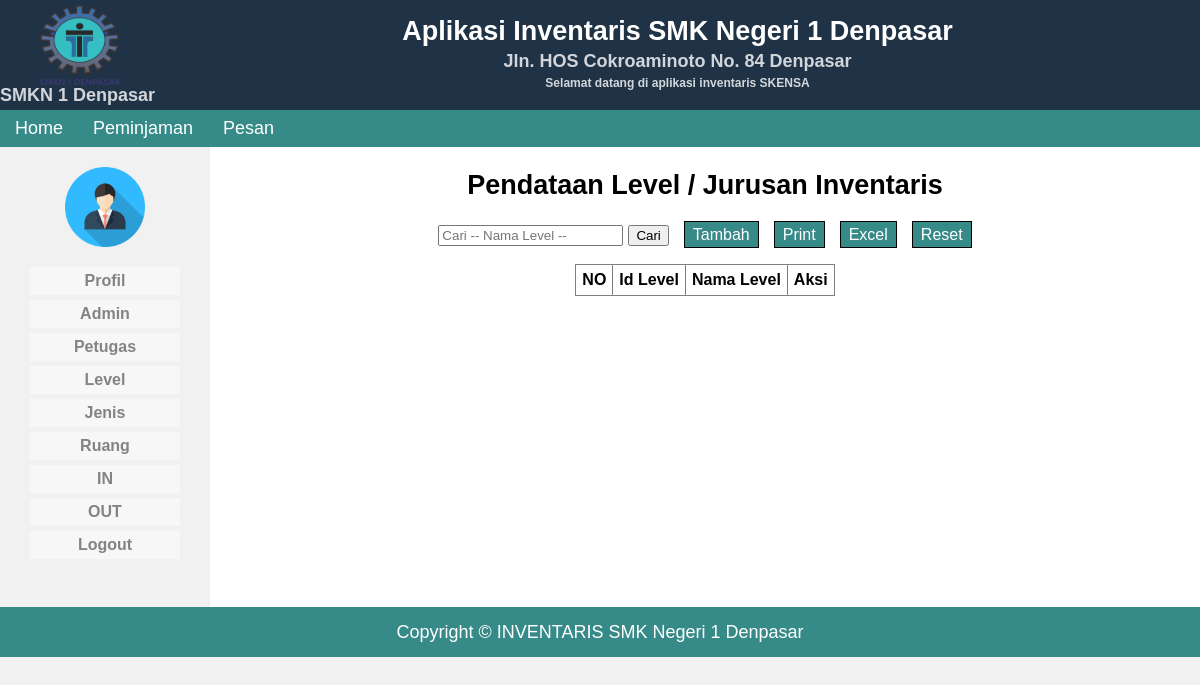
The app's page /admin/home.php?tampil=level, older data.
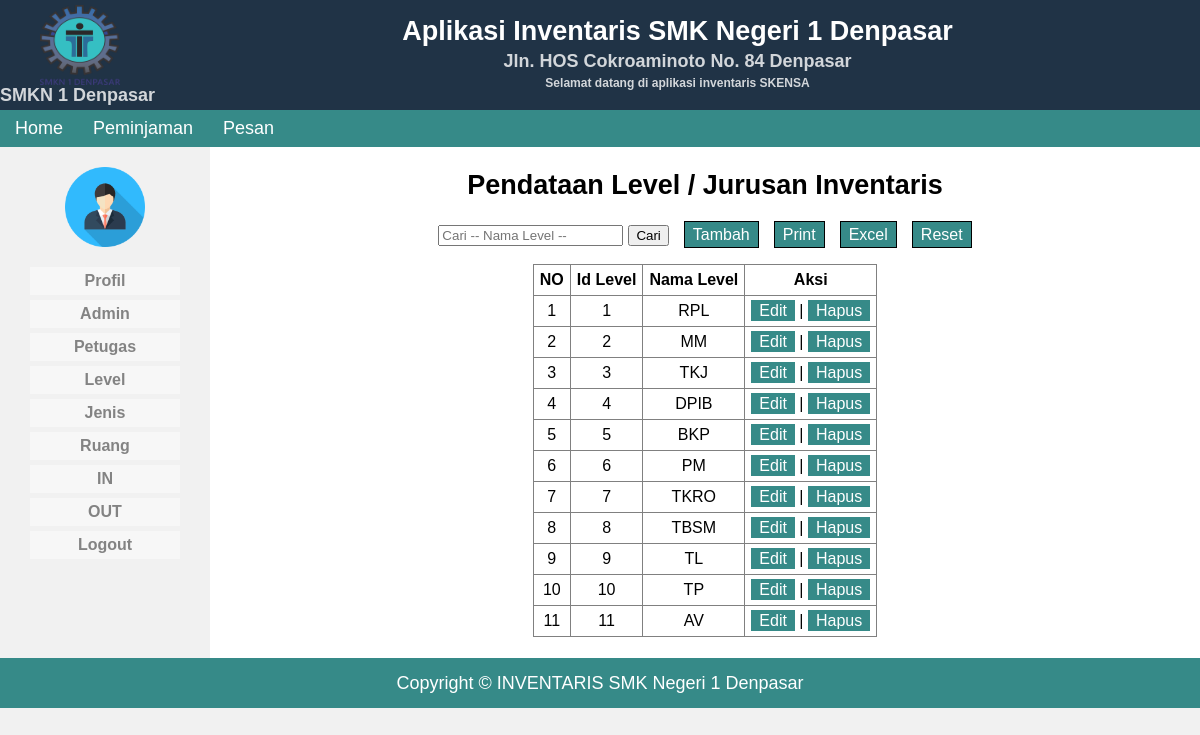
The same page, newer data.
### tables this page shows
CREATE TABLE `level` (
  `id_level` int(11) NOT NULL,
  `nama_level` varchar(30) NOT NULL
);

### admin/level/level_tampil.php (the view, shortened to what this page needs)
<?php
	include_once("../conf/koneksi.php");
	$query= "SELECT * FROM level";
	$hasil = mysqli_query($conn, $query);
 ?>
 <!DOCTYPE html>
 <html>
 <head>
 	<link rel="stylesheet" type="text/css" href="../../css/foll.css">
 </head>
 <body>
 	<div class="ruang">
 	<center>
 		<h2>Pendataan Level / Jurusan Inventaris</h2>
 		<form action="" method="POST">
 			<input type="text" name="keywoard" placeholder="Cari -- Nama Level --" autofocus="">
 		<button name="cari" type="submit">Cari</button>
 		<a href="level/level_tambah.php">Tambah</a>
 		<a href="level/level_cetak.php" target="_blank">Print</a>
 		<a href="level/level_excel.php" target="_blank">Excel</a>
 		<a href="level/reset.php">Reset</a>
 		</form>
 		<table border="1" align="center">
 			<tr>
 				<th>NO</th>
 				<th>Id Level</th>
 				<th>Nama Level</th>
 				<th>Aksi</th>
 			</tr>
 			<?php
 				$nomor = 1;
 				while ($data = mysqli_fetch_array($hasil)) {
 					?>
 						<tr>
 							<td><?php echo $nomor; ?></td>
 							<td><?php echo $data['id_level']; ?></td>
 							<td><?php echo $data['nama_level']; ?></td>
 							<td>
 							<a class="a" href="level/level_edit.php?id= <?php echo $data['id_level']; ?>">Edit</a>  |
 							<a class="a" href="level/level_hapus.php?id= <?php echo $data['id_level'] ?>" onclick = "return confirm(Apakah Anda yakin ingin menghapus <?php echo $data['nama_level']; ?>)">Hapus</a>
 						</td>
 						</tr>
 					<?php $nomor++;
 				}
 			 ?>
 		</table>
 	</center>
 	</div>
 	<br>
 </body>
 </html>

Row changes from the older to the newer data that the page shows:
added level: id_level "1", nama_level "RPL"
added level: id_level "2", nama_level "MM"
added level: id_level "3", nama_level "TKJ"
added level: id_level "4", nama_level "DPIB"
added level: id_level "5", nama_level "BKP"
added level: id_level "6", nama_level "PM"
added level: id_level "7", nama_level "TKRO"
added level: id_level "8", nama_level "TBSM"
added level: id_level "9", nama_level "TL"
added level: id_level "10", nama_level "TP"
added level: id_level "11", nama_level "AV"
